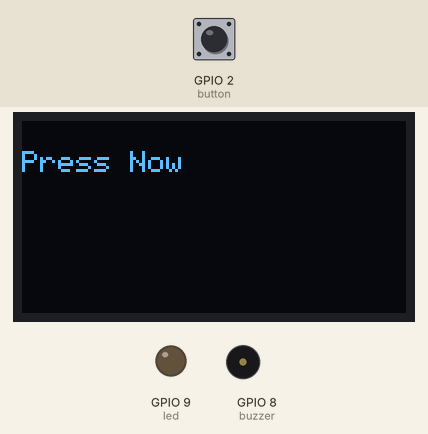
Simulated run of this program. Board: ESP32. Parts: 128×64 one-colour display, output pins drawn as LEDs (lit = HIGH), buzzer (waves = sounding). Inputs (shaded band) come from the test bench; at power-on: GPIO 2 (button) HIGH.

Above: at 1.2 s.
1.3 s: GPIO 2 (button) pulled LOW for 0.15 s
At 2.6 s:
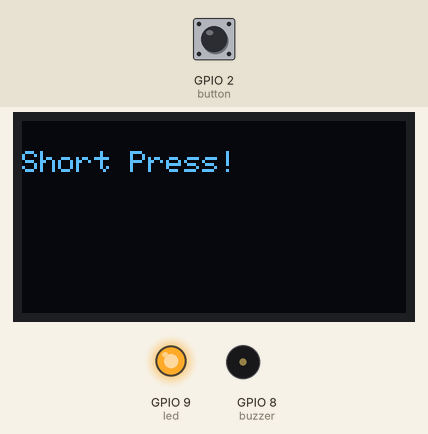
2.9 s: GPIO 2 (button) pulled LOW for 3.2 s
At 7.8 s:
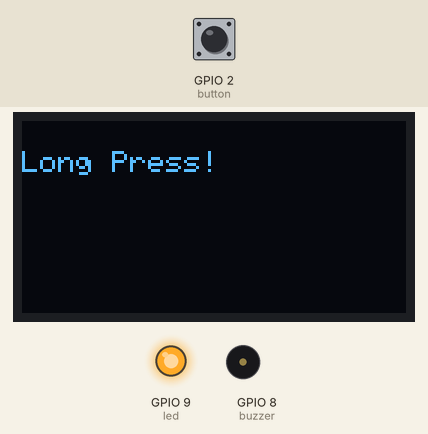
8.1 s: GPIO 2 (button) pulled LOW for 1 s
At 10.3 s:
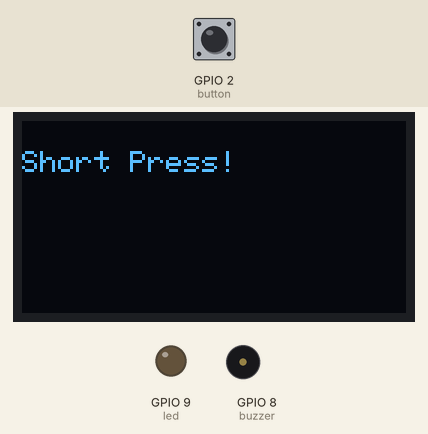
10.6 s: GPIO 2 (button) pulled LOW for 3.2 s
At 14.8 s:
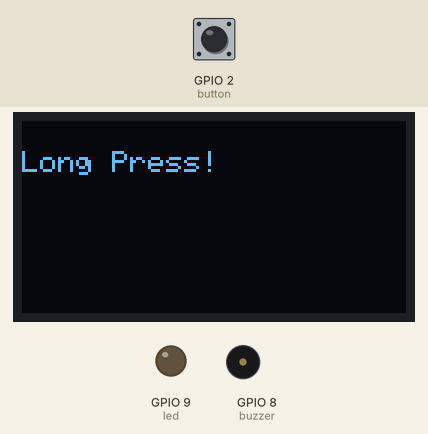
Timing chart, 0 to 16.3 s (numbered marks = the images above; inputs shaded):
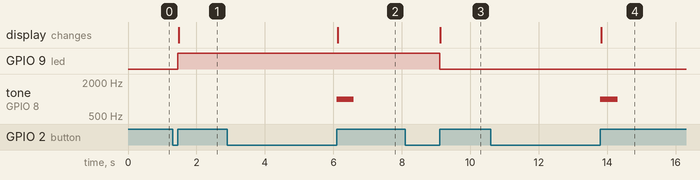

The program:

main.cpp
```cpp
/*
  Task 2
  Button Press Type
  Name: Brira Abid
  Reg. No: 23-NTU-CS-1249

  Working:
  - Button 1 cycles through LED modes modes = OFF , BLINK , PWM , ON
  - Button 2 set to OFF
  - OLED displays current mode
*/

#include <Wire.h>
#include <Adafruit_GFX.h>
#include <Adafruit_SSD1306.h>

#define SCREEN_WIDTH 128
#define SCREEN_HEIGHT 64
Adafruit_SSD1306 display(SCREEN_WIDTH, SCREEN_HEIGHT, &Wire, -1);

#define button 2
#define led 9
#define buzzer 8

bool ledState = false;

void setup()
{
  pinMode(button, INPUT_PULLUP);
  pinMode(led, OUTPUT);
  pinMode(buzzer, OUTPUT);

  display.begin(SSD1306_SWITCHCAPVCC, 0x3C);
  display.clearDisplay();
  display.setTextSize(1);
  display.setTextColor(WHITE);
  display.setCursor(0, 10);
  display.println("Press Now");
  display.display();
}

void loop()
{
  if (digitalRead(button) == LOW)
  {
    unsigned long pressStart = millis();
    while (digitalRead(button) == LOW)
      ; // waiting to release
    unsigned long pressDuration = millis() - pressStart;

    display.clearDisplay();
    display.setCursor(0, 10);

    if (pressDuration > 1500)
    { // Long press
      display.println("Long Press!");
      tone(buzzer, 1000, 500); // play tone for 0.5 sec
    }
    else
    { // Short press
      ledState = !ledState;
      digitalWrite(led, ledState);
      display.println("Short Press!");
    }

    display.display();
    delay(300);
  }
}
```

Measured:
- after the input at 1.3 s, GPIO 9 (led): LOW → HIGH after 0.15 s; the display: changes after 0.18 s (image 1)
- after the input at 2.9 s, tone on GPIO 8 (buzzer): silent → 1000 Hz after 3.2 s, → silent 0.50 s later; the display: changes after 3.2 s (image 2)
- after the input at 8.1 s, GPIO 9 (led): HIGH → LOW after 1.0 s; the display: changes after 1.0 s (image 3)
- after the input at 10.6 s, tone on GPIO 8 (buzzer): silent → 1000 Hz after 3.2 s, → silent 0.50 s later; the display: changes after 3.2 s (image 4)
